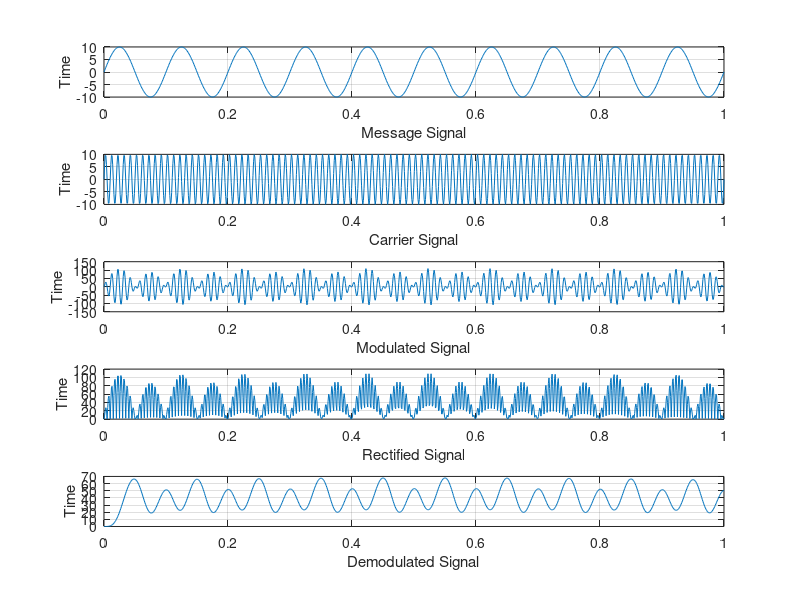

Recreate this plot in MATLAB.
clc;
clear all;

fs = 1000;
Am = 10;
fm = 10;
t = linspace(0,1,1000);
msg = Am * sin(2*pi*fm .* t);

Ac = 10;
fc = 100;
carr = Ac * sin(2*pi*fc .* t);

mod_s = (1+msg) .* carr;
rec_s = abs(mod_s);

%lowpass filter
cutoff_freq = 20;
order = 4;
nyquist_freq = fs/2;

[b,a] = butter(order, cutoff_freq/nyquist_freq, 'low');
filtered_signal = filter(b,a, rec_s);



subplot(5,1,1)
plot(t,msg)
xlabel('Message Signal');
ylabel('Time');
grid on
subplot(5,1,2)
plot(t,carr)
xlabel('Carrier Signal');
ylabel('Time');
grid on
subplot(5,1,3)
plot(t,mod_s)
xlabel('Modulated Signal');
ylabel('Time');
grid on
subplot(5,1,4)
plot(t,rec_s)
xlabel('Rectified Signal');
ylabel('Time');
grid on
subplot(5,1,5)
plot(t,filtered_signal)
xlabel('Demodulated Signal');
ylabel('Time');
grid on



